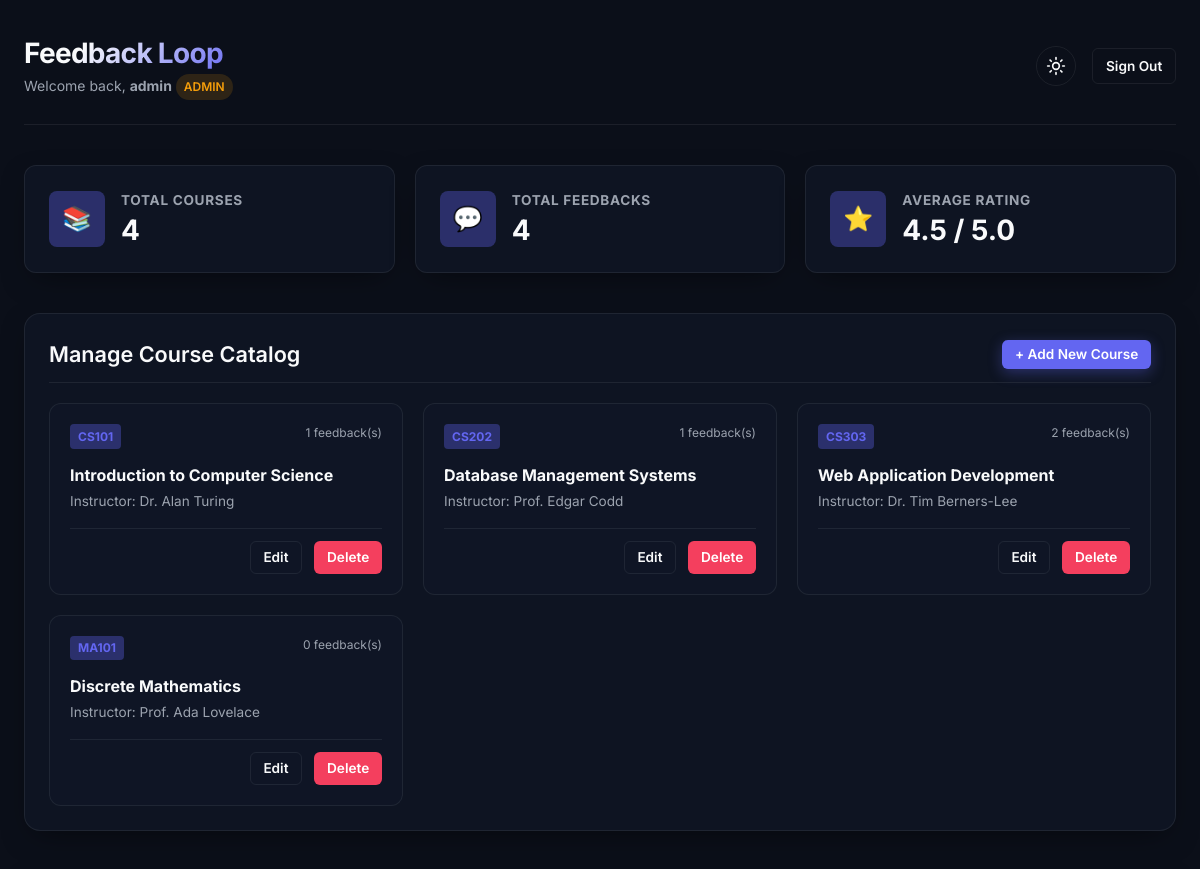
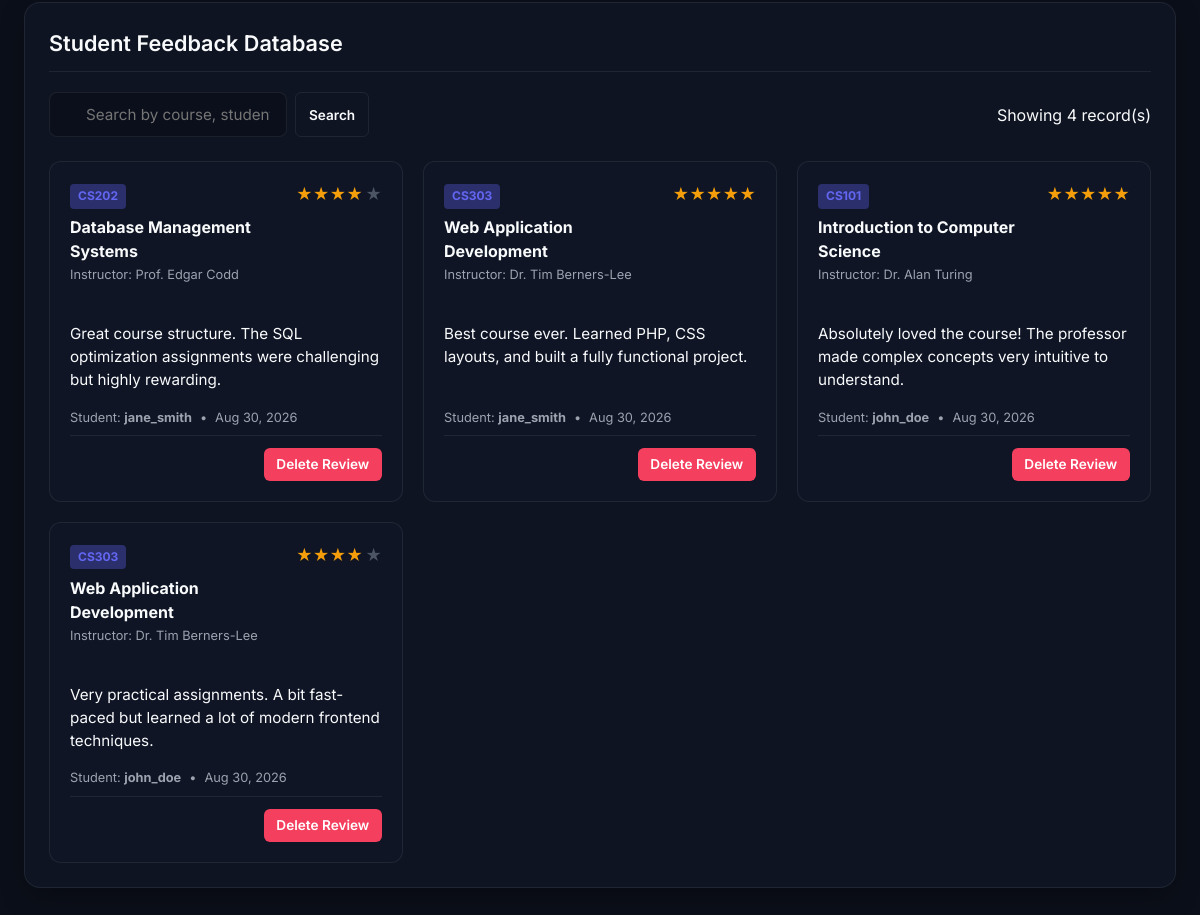
Page /admin_dashboard.php (signed in) on the committed database (2 pictures, top to bottom).
### tables this page shows
CREATE TABLE IF NOT EXISTS courses (
    id INT AUTO_INCREMENT PRIMARY KEY,
    course_code VARCHAR(20) NOT NULL UNIQUE,
    course_name VARCHAR(100) NOT NULL,
    instructor VARCHAR(100) NOT NULL,
    created_at TIMESTAMP DEFAULT CURRENT_TIMESTAMP
);

CREATE TABLE IF NOT EXISTS feedback (
    id INT AUTO_INCREMENT PRIMARY KEY,
    student_id INT NOT NULL,
    course_id INT NOT NULL,
    rating INT NOT NULL CHECK (rating BETWEEN 1 AND 5),
    comments TEXT NOT NULL,
    created_at TIMESTAMP DEFAULT CURRENT_TIMESTAMP,
    updated_at TIMESTAMP DEFAULT CURRENT_TIMESTAMP ON UPDATE CURRENT_TIMESTAMP,
    FOREIGN KEY (student_id) REFERENCES users(id) ON DELETE CASCADE,
    FOREIGN KEY (course_id) REFERENCES courses(id) ON DELETE CASCADE,
    UNIQUE KEY unique_student_course (student_id, course_id)  
);

CREATE TABLE IF NOT EXISTS users (
    id INT AUTO_INCREMENT PRIMARY KEY,
    username VARCHAR(50) NOT NULL UNIQUE,
    password VARCHAR(255) NOT NULL,
    role ENUM('student', 'admin') NOT NULL DEFAULT 'student',
    created_at TIMESTAMP DEFAULT CURRENT_TIMESTAMP
);

### config.php (called while the page is built, shortened)
<?php
class DB {
    private static $pdo = null;
    private static $mode = 'mysql';
    public static function init() {
        if (self::$pdo !== null) {
            return;
        }
        $host = '127.0.0.1';
        $db   = 'course_feedback';
        $user = 'root';
        $pass = '';
        $charset = 'utf8mb4';
        $dsn = "mysql:host=$host;dbname=$db;charset=$charset";
        try {
            self::$pdo = new PDO($dsn, $user, $pass, [
                PDO::ATTR_ERRMODE            => PDO::ERRMODE_EXCEPTION,
                PDO::ATTR_DEFAULT_FETCH_MODE => PDO::FETCH_ASSOC,
                PDO::ATTR_EMULATE_PREPARES   => false,
            ]);
            self::$mode = 'mysql';
        } catch (PDOException $e) {
            self::$mode = 'demo';
            self::initDemoData();
        }
    }
    public static function getCourses() {
        if (self::$mode === 'mysql') {
            $stmt = self::$pdo->query("SELECT * FROM courses ORDER BY course_code ASC");
            return $stmt->fetchAll();
        } else {
            $courses = array_values($_SESSION['demo_courses']);
            usort($courses, function($a, $b) {
                return strcmp($a['course_code'], $b['course_code']);
            });
            return $courses;
        }
    }
    public static function getFeedbacks($filters = []) {
        if (self::$mode === 'mysql') {
            $sql = "SELECT f.*, c.course_code, c.course_name, c.instructor, u.username as student_name
                    FROM feedback f
                    JOIN courses c ON f.course_id = c.id
                    JOIN users u ON f.student_id = u.id";
            $where = [];
            $params = [];
            $sql .= " ORDER BY f.created_at DESC";
            $stmt = self::$pdo->prepare($sql);
            $stmt->execute($params);
            return $stmt->fetchAll();
        }
    }
}
?>

### admin_dashboard.php (the view, shortened to what this page needs)
<?php
require_once 'config.php';
$admin_name = $_SESSION['username'];
$search = $_GET['search'] ?? '';
$all_courses = DB::getCourses();
$all_feedbacks = DB::getFeedbacks(['search' => $search]);
$total_courses = count($all_courses);
$total_feedbacks_count = count(DB::getFeedbacks());
$average_rating = 0;
if ($total_feedbacks_count > 0) {
    $sum = array_sum(array_column(DB::getFeedbacks(), 'rating'));
    $average_rating = round($sum / $total_feedbacks_count, 1);
}
$course_feedback_counts = [];
foreach (DB::getFeedbacks() as $fb) {
    $cid = $fb['course_id'];
    $course_feedback_counts[$cid] = ($course_feedback_counts[$cid] ?? 0) + 1;
}
?>
<!DOCTYPE html>
<html lang="en">
<head>
    <link rel="stylesheet" href="css/style.css">
</head>
<body class="animate-fade-in">
    <div class="app-container">
        <header>
            <div class="logo-section">
                <h1>Feedback Loop</h1>
                <p>Welcome back, <strong><?php echo htmlspecialchars($admin_name); ?></strong> <span class="badge badge-admin">Admin</span></p>
            </div>
            <div class="header-controls">
                <button id="theme-toggle" class="theme-toggle-btn" aria-label="Toggle Theme"></button>
                <a href="logout.php" class="btn btn-secondary btn-sm">Sign Out</a>
            </div>
        </header>
        <div class="stats-row">
            <div class="stat-card">
                <div class="stat-icon">📚</div>
                <div class="stat-details">
                    <h4>Total Courses</h4>
                    <div class="stat-number"><?php echo $total_courses; ?></div>
                </div>
            </div>
            <div class="stat-card">
                <div class="stat-icon">💬</div>
                <div class="stat-details">
                    <h4>Total Feedbacks</h4>
                    <div class="stat-number"><?php echo $total_feedbacks_count; ?></div>
                </div>
            </div>
            <div class="stat-card">
                <div class="stat-icon">⭐</div>
                <div class="stat-details">
                    <h4>Average Rating</h4>
                    <div class="stat-number"><?php echo $average_rating; ?> / 5.0</div>
                </div>
            </div>
        </div>
        <div class="admin-layout">
            <div class="card-panel">
                <div class="section-header">
                    <h2>Manage Course Catalog</h2>
                    <button class="btn btn-primary btn-sm" onclick="document.getElementById('add-course-modal').classList.add('active')">+ Add New Course</button>
                </div>
                <?php if (empty($all_courses)): ?>
                    <div class="empty-state">
                        <div class="empty-state-icon">📚</div>
                        <p>No courses registered in catalog yet. Click "+ Add New Course" to add one.</p>
                    </div>
                <?php else: ?>
                    <div class="admin-courses-grid">
                        <?php foreach ($all_courses as $course): ?>
                            <?php $reviews_count = $course_feedback_counts[$course['id']] ?? 0; ?>
                            <div class="course-card">
                                <div>
                                    <div class="course-meta">
                                        <span class="course-code-tag"><?php echo htmlspecialchars($course['course_code']); ?></span>
                                        <span style="font-size: 0.75rem; color: var(--text-secondary);"><?php echo $reviews_count; ?> feedback(s)</span>
                                    </div>
                                    <h4 style="margin-top: 0.5rem;"><?php echo htmlspecialchars($course['course_name']); ?></h4>
                                    <div style="font-size: 0.85rem; color: var(--text-secondary); margin-top: 0.25rem;">
                                        Instructor: <?php echo htmlspecialchars($course['instructor']); ?>
                                    </div>
                                </div>
                                <div class="record-actions" style="margin-top: auto;">
                                    <button class="btn btn-secondary btn-sm btn-edit-course"
                                            data-id="<?php echo $course['id']; ?>"
                                            data-code="<?php echo htmlspecialchars($course['course_code']); ?>"
                                            data-name="<?php echo htmlspecialchars($course['course_name']); ?>"
                                            data-instructor="<?php echo htmlspecialchars($course['instructor']); ?>">
                                        Edit
                                    </button>
                                    <a href="course_actions.php?action=delete&id=<?php echo $course['id']; ?>"
                                       class="btn btn-danger btn-sm btn-delete-confirm"
                                       data-confirm-message="Are you sure you want to delete this course? Doing so will permanently delete all associated student feedbacks (Cascading Delete).">
                                        Delete
                                    </a>
                                </div>
                            </div>
                        <?php endforeach; ?>
                    </div>
                <?php endif; ?>
            </div>
            <div class="card-panel">
                <div class="section-header">
                    <h2>Student Feedback Database</h2>
                </div>
                <div class="records-header">
                    <div class="search-wrapper">
                        <form action="admin_dashboard.php" method="GET" style="display: flex; gap: 0.5rem; width: 100%;">
                            <input type="text" name="search" class="input-control" placeholder="Search by course, student, comment..." value="<?php echo htmlspecialchars($search); ?>">
                            <button type="submit" class="btn btn-secondary btn-sm">Search</button>
                        </form>
                    </div>
                    <div>
                        Showing <?php echo count($all_feedbacks); ?> record(s)
                    </div>
                </div>
                <?php if (empty($all_feedbacks)): ?>
                    <div class="empty-state">
                        <div class="empty-state-icon">🔍</div>
                        <p>No feedback records found matching search queries or no reviews exist.</p>
                    </div>
                <?php else: ?>
                    <div style="display: grid; grid-template-columns: repeat(auto-fill, minmax(320px, 1fr)); gap: 1.25rem;">
                        <?php foreach ($all_feedbacks as $fb): ?>
                            <div class="feedback-card">
                                <div>
                                    <div class="feedback-meta">
                                        <div>
                                            <span class="course-code-tag"><?php echo htmlspecialchars($fb['course_code']); ?></span>
                                            <h4><?php echo htmlspecialchars($fb['course_name']); ?></h4>
                                            <div style="font-size: 0.8rem; color: var(--text-secondary); margin-top: 0.15rem;">
                                                Instructor: <?php echo htmlspecialchars($fb['instructor']); ?>
                                            </div>
                                        </div>
                                        <div>
                                            <div class="stars-display">
                                                <?php
                                                for ($i = 1; $i <= 5; $i++) {
                                                    if ($i <= $fb['rating']) {
                                                        echo '★';
                                                    } else {
                                                        echo '<span class="star-empty">★</span>';
                                                    }
                                                }
                                                ?>
                                            </div>
                                        </div>
                                    </div>
                                    <div style="margin-top: 1rem;" class="feedback-comment">
                                        <?php echo htmlspecialchars($fb['comments']); ?>
                                    </div>
                                </div>
                                <div>
                                    <div class="feedback-student-meta">
                                        <span>Student: <strong><?php echo htmlspecialchars($fb['student_name']); ?></strong></span>
                                        <span>•</span>
                                        <span><?php echo date('M d, Y', strtotime($fb['created_at'])); ?></span>
                                    </div>
                                    <div class="record-actions">
                                        <a href="feedback_actions.php?action=delete&id=<?php echo $fb['id']; ?>"
                                           class="btn btn-danger btn-sm btn-delete-confirm"
                                           data-confirm-message="Are you sure you want to delete this feedback review? This cannot be undone.">
                                            Delete Review
                                        </a>
                                    </div>
                                </div>
                            </div>
                        <?php endforeach; ?>
                    </div>
                <?php endif; ?>
            </div>
        </div>
    </div>
</body>
</html>

### admin_dashboard.php (style rules this page uses)
.stats-row { display: grid; grid-template-columns: repeat(auto-fit, minmax(220px, 1fr)); gap: 1.25rem; margin-bottom: 2.5rem; }
.stat-card { background: var(--bg-card); border: 1px solid var(--border-color); border-radius: 0.75rem; padding: 1.5rem; display: flex; align-items: center; gap: 1rem; box-shadow: var(--shadow-premium); }
.stat-icon { width: 3.5rem; height: 3.5rem; border-radius: 0.5rem; background-color: var(--accent-glow); color: var(--accent-color); display: flex; align-items: center; justify-content: center; font-size: 1.5rem; font-weight: 700; }
.stat-details h4 { font-size: 0.85rem; color: var(--text-secondary); text-transform: uppercase; letter-spacing: 0.05em; }
.stat-details .stat-number { font-size: 1.75rem; font-weight: 700; line-height: 1.2; margin-top: 0.25rem; }
.admin-layout { display: grid; grid-template-columns: 1fr; gap: 2.5rem; }
.section-header { display: flex; justify-content: space-between; align-items: center; margin-bottom: 1.25rem; border-bottom: 1px solid var(--border-color); padding-bottom: 0.75rem; }
.section-header h2 { font-size: 1.35rem; font-weight: 600; }

### rows in the picture
courses: course_code "CS101", id "1", course_name "Introduction to Computer Science", instructor "Dr. Alan Turing"
courses: course_code "CS202", id.course_id "1", course_name "Database Management Systems", instructor "Prof. Edgar Codd"
courses: course_code "CS303", id.student_id "2", course_name "Web Application Development", instructor "Dr. Tim Berners-Lee"
courses: course_code "MA101", id "0", course_name "Discrete Mathematics", instructor "Prof. Ada Lovelace"
feedback: course.course_code "CS202", course.course_name "Database Management Systems", course.instructor "Prof. Edgar Codd", rating 4 (drawn), comments "Great course structure. The SQL optimization assignments were challenging but highly rewarding.", student.username "jane_smith", created_at "Aug 30, 2026"
feedback: course.course_code "CS303", course.course_name "Web Application Development", course.instructor "Dr. Tim Berners-Lee", comments "Best course ever. Learned PHP, CSS layouts, and built a fully functional project.", student.username "jane_smith", created_at "Aug 30, 2026"
feedback: course.course_code "CS101", course.course_name "Introduction to Computer Science", course.instructor "Dr. Alan Turing", comments "Absolutely loved the course! The professor made complex concepts very intuitive to understand.", student.username "john_doe", created_at "Aug 30, 2026"
feedback: course.course_code "CS303", course.course_name "Web Application Development", course.instructor "Dr. Tim Berners-Lee", rating 4 (drawn), comments "Very practical assignments. A bit fast-paced but learned a lot of modern frontend techniques.", student.username "john_doe", created_at "Aug 30, 2026"

### other values in the picture
$admin_name "admin"
$total_courses "4"
$total_feedbacks_count "4"
$average_rating "4.5"
count($all_feedbacks) "4"
